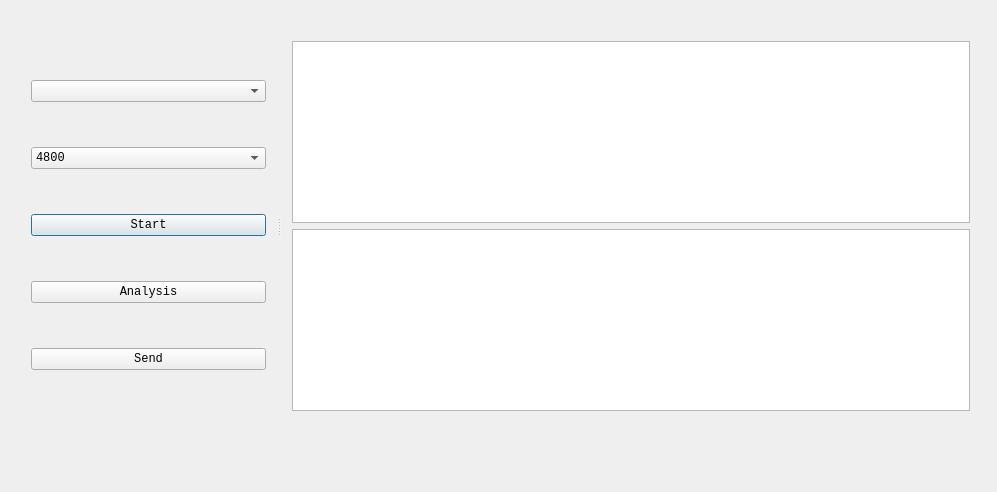
<?xml version="1.0" encoding="UTF-8"?>
<ui version="4.0">
 <class>Dialog</class>
 <widget class="QDialog" name="Dialog">
  <property name="geometry">
   <rect>
    <x>0</x>
    <y>0</y>
    <width>997</width>
    <height>492</height>
   </rect>
  </property>
  <property name="windowTitle">
   <string>Dialog</string>
  </property>
  <widget class="QSplitter" name="splitter">
   <property name="geometry">
    <rect>
     <x>20</x>
     <y>30</y>
     <width>961</width>
     <height>392</height>
    </rect>
   </property>
   <property name="orientation">
    <enum>Qt::Horizontal</enum>
   </property>
   <widget class="QWidget" name="">
    <layout class="QVBoxLayout" name="verticalLayout">
     <item>
      <widget class="QComboBox" name="comboBox">
       <property name="font">
        <font>
         <family>Consolas</family>
        </font>
       </property>
      </widget>
     </item>
     <item>
      <widget class="QComboBox" name="comboBox_2">
       <property name="font">
        <font>
         <family>Consolas</family>
        </font>
       </property>
       <item>
        <property name="text">
         <string>4800</string>
        </property>
       </item>
       <item>
        <property name="text">
         <string>9600</string>
        </property>
       </item>
       <item>
        <property name="text">
         <string>115200</string>
        </property>
       </item>
      </widget>
     </item>
     <item>
      <widget class="QPushButton" name="connctButton">
       <property name="font">
        <font>
         <family>Consolas</family>
        </font>
       </property>
       <property name="text">
        <string>Start</string>
       </property>
      </widget>
     </item>
     <item>
      <widget class="QPushButton" name="AnalysisBtn">
       <property name="font">
        <font>
         <family>Consolas</family>
        </font>
       </property>
       <property name="text">
        <string>Analysis</string>
       </property>
      </widget>
     </item>
     <item>
      <widget class="QPushButton" name="SendBtn">
       <property name="font">
        <font>
         <family>Consolas</family>
        </font>
       </property>
       <property name="text">
        <string>Send</string>
       </property>
      </widget>
     </item>
    </layout>
   </widget>
   <widget class="QWidget" name="">
    <layout class="QVBoxLayout" name="verticalLayout_2">
     <item>
      <widget class="QTextBrowser" name="Content">
       <property name="font">
        <font>
         <family>Consolas</family>
        </font>
       </property>
      </widget>
     </item>
     <item>
      <widget class="QTextEdit" name="SendContent">
       <property name="font">
        <font>
         <family>Consolas</family>
        </font>
       </property>
      </widget>
     </item>
    </layout>
   </widget>
  </widget>
 </widget>
 <layoutdefault spacing="6" margin="11"/>
 <tabstops>
  <tabstop>comboBox</tabstop>
  <tabstop>connctButton</tabstop>
  <tabstop>Content</tabstop>
  <tabstop>SendBtn</tabstop>
  <tabstop>SendContent</tabstop>
  <tabstop>comboBox_2</tabstop>
 </tabstops>
 <resources/>
 <connections/>
</ui>
